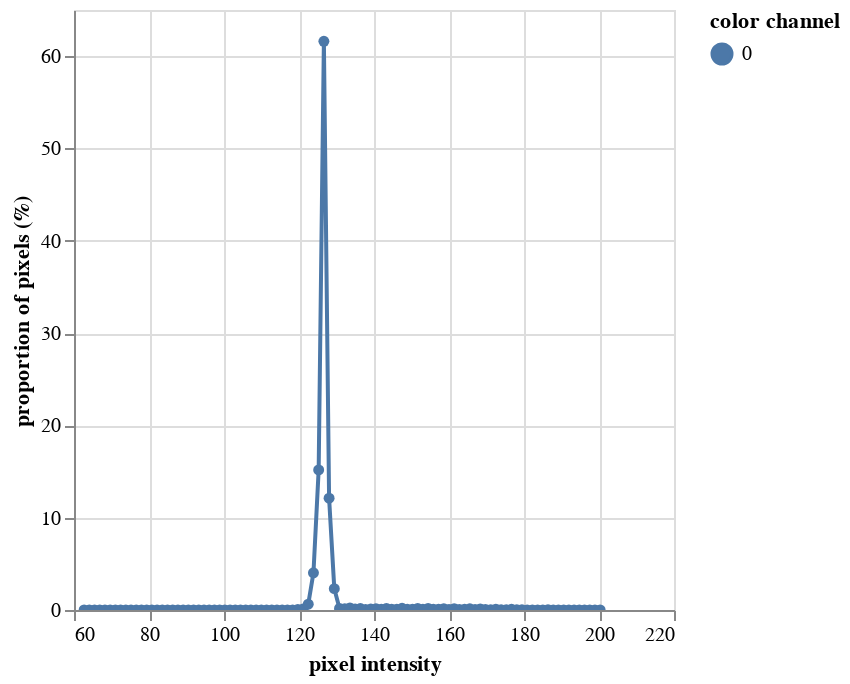

The notebook cell this image was saved under:
### Markdown cell above
#### Create binary image from a gray image based on threshold values targeting light objects in the image.
Creating a histogram of the pixel intensity of the b channel image gives us an idea of what value to set the threshold to.
The histogram is for visualizatin only. It isn't needed for the analysis.

### Code cell
# Inputs:
#   img - image data
#   channel - colorspace channel selection (l, a, or b in this case)

hist_figure1, hist_data1 = pcv.visualize.histogram(img = b_img, hist_data=True)

### Figure 1 — Vega-Lite specification as saved in the notebook (floating-point values rounded to 4 significant figures)
{"config": {"view": {"continuousWidth": 300, "continuousHeight": 300}}, "data": {"name": "data-044dd02b3466ac943a4d130d2ae45044"}, "mark": {"type": "line", "point": true}, "encoding": {"color": {"field": "color channel", "type": "nominal"}, "tooltip": [{"field": "pixel intensity", "type": "quantitative"}, {"field": "proportion of pixels (%)", "type": "quantitative"}], "x": {"field": "pixel intensity", "type": "quantitative"}, "y": {"field": "proportion of pixels (%)", "type": "quantitative"}}, "params": [{"name": "param_2", "select": {"type": "interval", "encodings": ["x", "y"]}, "bind": "scales"}], "$schema": "https://vega.github.io/schema/vega-lite/v5.20.1.json", "datasets": {"data-044dd02b3466ac943a4d130d2ae45044": [{"pixel intensity": 62.7, "proportion of pixels (%)": 0.0005931, "hist_count": 43, "color channel": "0"}, {"pixel intensity": 64.09, "proportion of pixels (%)": 0.004386, "hist_count": 318, "color channel": "0"}, {"pixel intensity": 65.47, "proportion of pixels (%)": 0.009172, "hist_count": 665, "color channel": "0"}, {"pixel intensity": 66.87, "proportion of pixels (%)": 0.001752, "hist_count": 127, "color channel": "0"}, {"pixel intensity": 68.25, "proportion of pixels (%)": 0.005103, "hist_count": 370, "color channel": "0"}, {"pixel intensity": 69.65, "proportion of pixels (%)": 0.01356, "hist_count": 983, "color channel": "0"}, {"pixel intensity": 71.03, "proportion of pixels (%)": 0.001448, "hist_count": 105, "color channel": "0"}, {"pixel intensity": 72.43, "proportion of pixels (%)": 0.002483, "hist_count": 180, "color channel": "0"}, {"pixel intensity": 73.81, "proportion of pixels (%)": 0.001379, "hist_count": 100, "color channel": "0"}, {"pixel intensity": 75.21, "proportion of pixels (%)": 0.001117, "hist_count": 81, "color channel": "0"}, {"pixel intensity": 76.59, "proportion of pixels (%)": 0.001876, "hist_count": 136, "color channel": "0"}, {"pixel intensity": 77.98, "proportion of pixels (%)": 0.0008828, "hist_count": 64, "color channel": "0"}, {"pixel intensity": 79.38, "proportion of pixels (%)": 0.001683, "hist_count": 122, "color channel": "0"}, {"pixel intensity": 80.76, "proportion of pixels (%)": 0.0008966, "hist_count": 65, "color channel": "0"}, {"pixel intensity": 82.16, "proportion of pixels (%)": 0.0005103, "hist_count": 37, "color channel": "0"}, {"pixel intensity": 83.54, "proportion of pixels (%)": 0.001793, "hist_count": 130, "color channel": "0"}, {"pixel intensity": 84.94, "proportion of pixels (%)": 0.004455, "hist_count": 323, "color channel": "0"}, {"pixel intensity": 86.32, "proportion of pixels (%)": 0.01079, "hist_count": 782, "color channel": "0"}, {"pixel intensity": 87.72, "proportion of pixels (%)": 0.006166, "hist_count": 447, "color channel": "0"}, {"pixel intensity": 89.1, "proportion of pixels (%)": 0.004524, "hist_count": 328, "color channel": "0"}, {"pixel intensity": 90.5, "proportion of pixels (%)": 0.009572, "hist_count": 694, "color channel": "0"}, {"pixel intensity": 91.88, "proportion of pixels (%)": 0.006055, "hist_count": 439, "color channel": "0"}, {"pixel intensity": 93.28, "proportion of pixels (%)": 0.006386, "hist_count": 463, "color channel": "0"}, {"pixel intensity": 94.66, "proportion of pixels (%)": 0.01066, "hist_count": 773, "color channel": "0"}, {"pixel intensity": 96.06, "proportion of pixels (%)": 0.003683, "hist_count": 267, "color channel": "0"}, {"pixel intensity": 97.44, "proportion of pixels (%)": 0.006303, "hist_count": 457, "color channel": "0"}, {"pixel intensity": 98.84, "proportion of pixels (%)": 0.003228, "hist_count": 234, "color channel": "0"}, {"pixel intensity": 100.2, "proportion of pixels (%)": 0.004, "hist_count": 290, "color channel": "0"}, {"pixel intensity": 101.6, "proportion of pixels (%)": 0.008772, "hist_count": 636, "color channel": "0"}, {"pixel intensity": 103.0, "proportion of pixels (%)": 0.009131, "hist_count": 662, "color channel": "0"}, {"pixel intensity": 104.4, "proportion of pixels (%)": 0.008, "hist_count": 580, "color channel": "0"}, {"pixel intensity": 105.8, "proportion of pixels (%)": 0.003407, "hist_count": 247, "color channel": "0"}, {"pixel intensity": 107.2, "proportion of pixels (%)": 0.003724, "hist_count": 270, "color channel": "0"}, {"pixel intensity": 108.6, "proportion of pixels (%)": 0.006552, "hist_count": 475, "color channel": "0"}, {"pixel intensity": 110.0, "proportion of pixels (%)": 0.00291, "hist_count": 211, "color channel": "0"}, {"pixel intensity": 111.3, "proportion of pixels (%)": 0.007807, "hist_count": 566, "color channel": "0"}, {"pixel intensity": 112.7, "proportion of pixels (%)": 0.007366, "hist_count": 534, "color channel": "0"}, {"pixel intensity": 114.1, "proportion of pixels (%)": 0.006731, "hist_count": 488, "color channel": "0"}, {"pixel intensity": 115.5, "proportion of pixels (%)": 0.01474, "hist_count": 1069, "color channel": "0"}, {"pixel intensity": 116.9, "proportion of pixels (%)": 0.007972, "hist_count": 578, "color channel": "0"}, {"pixel intensity": 118.3, "proportion of pixels (%)": 0.008221, "hist_count": 596, "color channel": "0"}, {"pixel intensity": 119.7, "proportion of pixels (%)": 0.0481, "hist_count": 3487, "color channel": "0"}, {"pixel intensity": 121.1, "proportion of pixels (%)": 0.1002, "hist_count": 7264, "color channel": "0"}, {"pixel intensity": 122.5, "proportion of pixels (%)": 0.6321, "hist_count": 45826, "color channel": "0"}, {"pixel intensity": 123.9, "proportion of pixels (%)": 4.029, "hist_count": 292085, "color channel": "0"}, {"pixel intensity": 125.2, "proportion of pixels (%)": 15.18, "hist_count": 1100391, "color channel": "0"}, {"pixel intensity": 126.6, "proportion of pixels (%)": 61.61, "hist_count": 4466463, "color channel": "0"}, {"pixel intensity": 128.0, "proportion of pixels (%)": 12.11, "hist_count": 878060, "color channel": "0"}, {"pixel intensity": 129.4, "proportion of pixels (%)": 2.315, "hist_count": 167812, "color channel": "0"}, {"pixel intensity": 130.8, "proportion of pixels (%)": 0.1675, "hist_count": 12147, "color channel": "0"}, {"pixel intensity": 132.2, "proportion of pixels (%)": 0.1274, "hist_count": 9233, "color channel": "0"}, {"pixel intensity": 133.6, "proportion of pixels (%)": 0.2259, "hist_count": 16380, "color channel": "0"}, {"pixel intensity": 135.0, "proportion of pixels (%)": 0.1032, "hist_count": 7480, "color channel": "0"}, {"pixel intensity": 136.4, "proportion of pixels (%)": 0.161, "hist_count": 11670, "color channel": "0"}, {"pixel intensity": 137.8, "proportion of pixels (%)": 0.06926, "hist_count": 5021, "color channel": "0"}, {"pixel intensity": 139.1, "proportion of pixels (%)": 0.1015, "hist_count": 7357, "color channel": "0"}, {"pixel intensity": 140.5, "proportion of pixels (%)": 0.1487, "hist_count": 10784, "color channel": "0"}, {"pixel intensity": 141.9, "proportion of pixels (%)": 0.08797, "hist_count": 6378, "color channel": "0"}, {"pixel intensity": 143.3, "proportion of pixels (%)": 0.1708, "hist_count": 12382, "color channel": "0"}, {"pixel intensity": 144.7, "proportion of pixels (%)": 0.0769, "hist_count": 5575, "color channel": "0"}, {"pixel intensity": 146.1, "proportion of pixels (%)": 0.09444, "hist_count": 6847, "color channel": "0"}, {"pixel intensity": 147.5, "proportion of pixels (%)": 0.179, "hist_count": 12975, "color channel": "0"}, {"pixel intensity": 148.9, "proportion of pixels (%)": 0.08406, "hist_count": 6094, "color channel": "0"}, {"pixel intensity": 150.3, "proportion of pixels (%)": 0.08119, "hist_count": 5886, "color channel": "0"}, {"pixel intensity": 151.7, "proportion of pixels (%)": 0.1733, "hist_count": 12563, "color channel": "0"}, {"pixel intensity": 153.0, "proportion of pixels (%)": 0.08709, "hist_count": 6314, "color channel": "0"}, {"pixel intensity": 154.4, "proportion of pixels (%)": 0.1652, "hist_count": 11977, "color channel": "0"}, {"pixel intensity": 155.8, "proportion of pixels (%)": 0.07945, "hist_count": 5760, "color channel": "0"}, {"pixel intensity": 157.2, "proportion of pixels (%)": 0.0797, "hist_count": 5778, "color channel": "0"}, {"pixel intensity": 158.6, "proportion of pixels (%)": 0.1368, "hist_count": 9917, "color channel": "0"}, {"pixel intensity": 160.0, "proportion of pixels (%)": 0.06686, "hist_count": 4847, "color channel": "0"}, {"pixel intensity": 161.4, "proportion of pixels (%)": 0.1406, "hist_count": 10197, "color channel": "0"}, {"pixel intensity": 162.8, "proportion of pixels (%)": 0.06992, "hist_count": 5069, "color channel": "0"}, {"pixel intensity": 164.2, "proportion of pixels (%)": 0.07575, "hist_count": 5492, "color channel": "0"}, {"pixel intensity": 165.6, "proportion of pixels (%)": 0.1314, "hist_count": 9525, "color channel": "0"}, {"pixel intensity": 166.9, "proportion of pixels (%)": 0.05492, "hist_count": 3982, "color channel": "0"}, {"pixel intensity": 168.3, "proportion of pixels (%)": 0.1099, "hist_count": 7968, "color channel": "0"}, {"pixel intensity": 169.7, "proportion of pixels (%)": 0.04601, "hist_count": 3336, "color channel": "0"}, {"pixel intensity": 171.1, "proportion of pixels (%)": 0.04263, "hist_count": 3091, "color channel": "0"}, {"pixel intensity": 172.5, "proportion of pixels (%)": 0.08447, "hist_count": 6124, "color channel": "0"}, {"pixel intensity": 173.9, "proportion of pixels (%)": 0.03934, "hist_count": 2852, "color channel": "0"}, {"pixel intensity": 175.3, "proportion of pixels (%)": 0.03948, "hist_count": 2862, "color channel": "0"}, {"pixel intensity": 176.7, "proportion of pixels (%)": 0.07895, "hist_count": 5724, "color channel": "0"}, {"pixel intensity": 178.1, "proportion of pixels (%)": 0.02752, "hist_count": 1995, "color channel": "0"}, {"pixel intensity": 179.5, "proportion of pixels (%)": 0.03377, "hist_count": 2448, "color channel": "0"}, {"pixel intensity": 180.8, "proportion of pixels (%)": 0.01069, "hist_count": 775, "color channel": "0"}, {"pixel intensity": 182.2, "proportion of pixels (%)": 0.009545, "hist_count": 692, "color channel": "0"}, {"pixel intensity": 183.6, "proportion of pixels (%)": 0.008372, "hist_count": 607, "color channel": "0"}, {"pixel intensity": 185.0, "proportion of pixels (%)": 0.009641, "hist_count": 699, "color channel": "0"}, {"pixel intensity": 186.4, "proportion of pixels (%)": 0.02742, "hist_count": 1988, "color channel": "0"}, {"pixel intensity": 187.8, "proportion of pixels (%)": 0.006538, "hist_count": 474, "color channel": "0"}, {"pixel intensity": 189.2, "proportion of pixels (%)": 0.0006069, "hist_count": 44, "color channel": "0"}, {"pixel intensity": 190.6, "proportion of pixels (%)": 0.009903, "hist_count": 718, "color channel": "0"}, {"pixel intensity": 192.0, "proportion of pixels (%)": 0.01127, "hist_count": 817, "color channel": "0"}, {"pixel intensity": 193.4, "proportion of pixels (%)": 0.001876, "hist_count": 136, "color channel": "0"}, {"pixel intensity": 194.7, "proportion of pixels (%)": 0.000731, "hist_count": 53, "color channel": "0"}, {"pixel intensity": 196.1, "proportion of pixels (%)": 0.0006759, "hist_count": 49, "color channel": "0"}, {"pixel intensity": 197.5, "proportion of pixels (%)": 0.01246, "hist_count": 903, "color channel": "0"}, {"pixel intensity": 198.9, "proportion of pixels (%)": 0.008634, "hist_count": 626, "color channel": "0"}, {"pixel intensity": 200.3, "proportion of pixels (%)": 0.0009103, "hist_count": 66, "color channel": "0"}]}}
